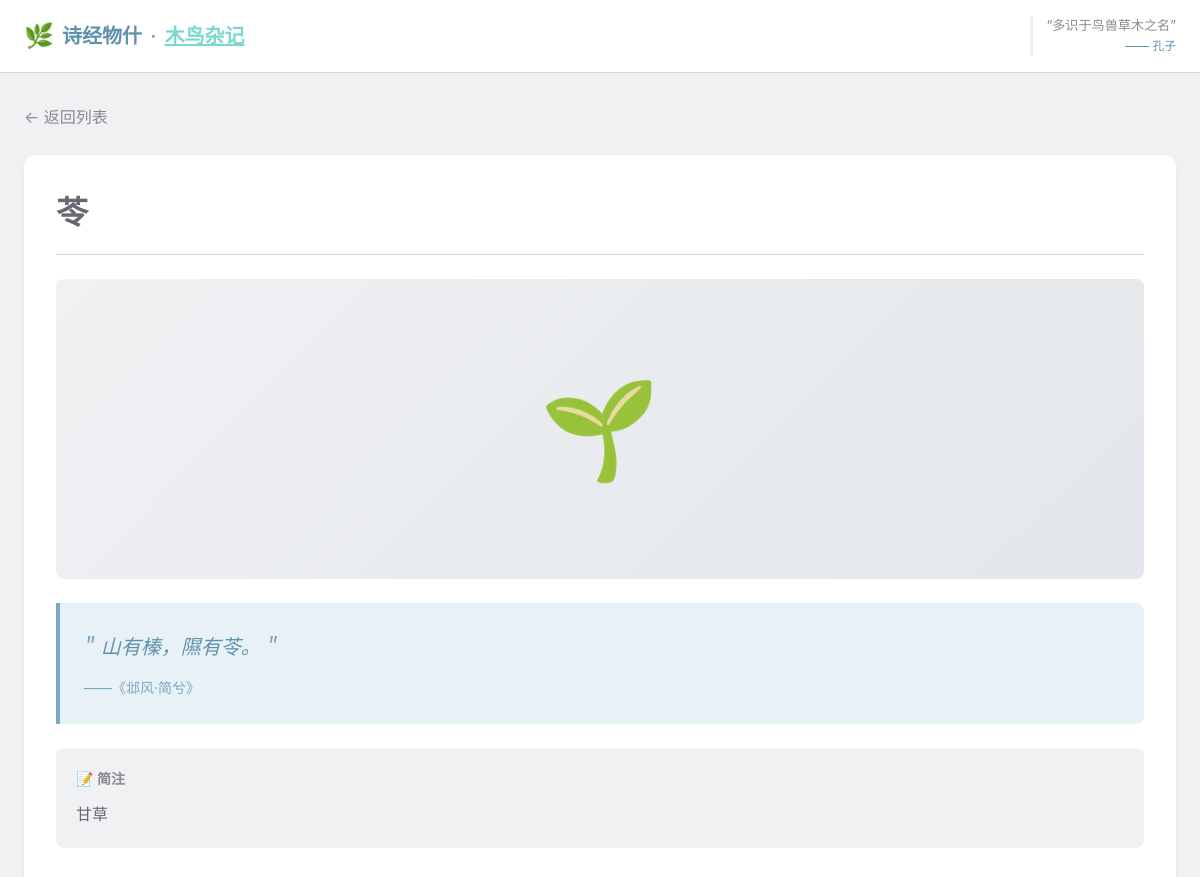
The page /item/32 (upper part) on the database as committed earlier.
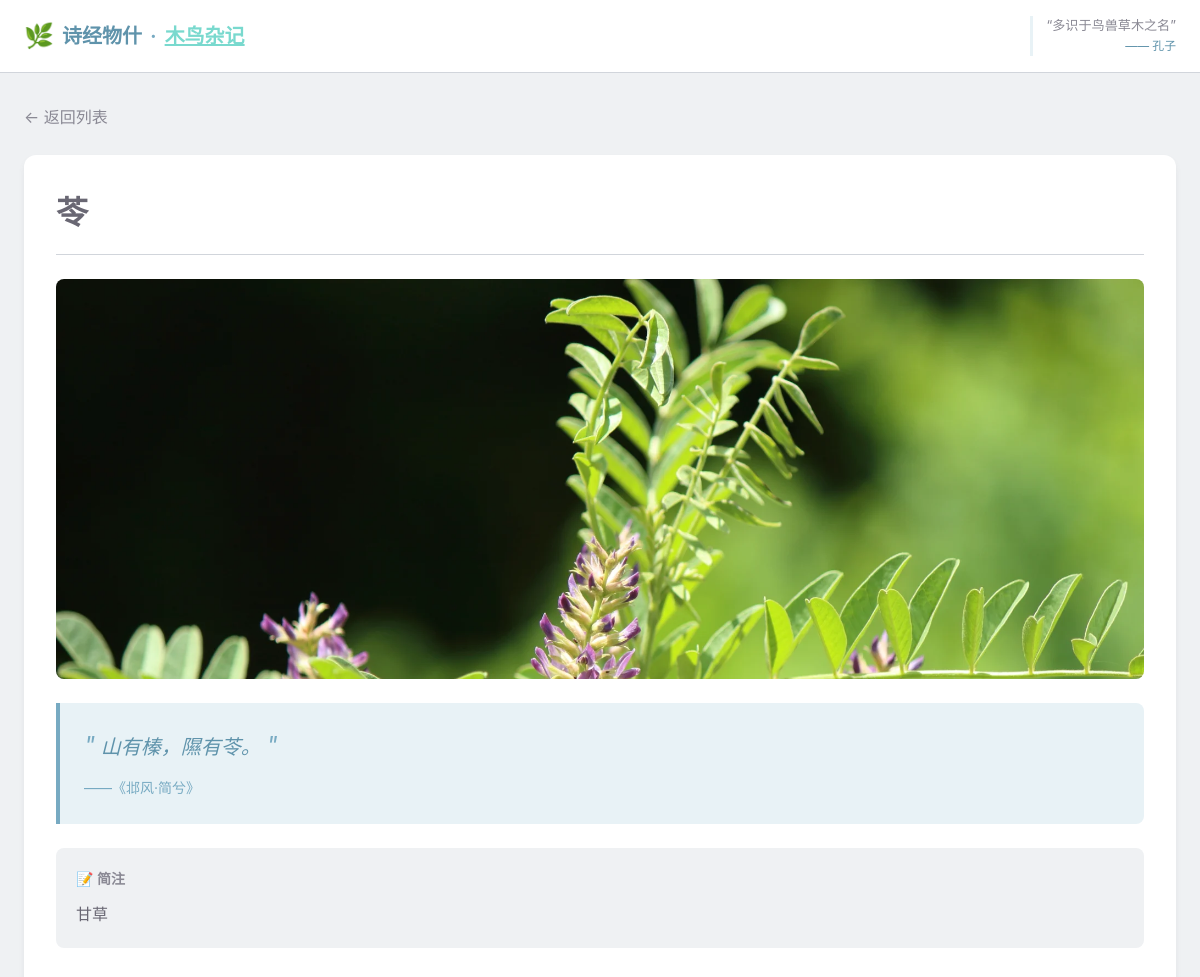
The same page on the database as committed later.
### shijing_things/models/models.py (models this page shows, shortened)
class ShijingItem(Base):
    __tablename__ = "shijing_items"
    id = Column(Integer, primary_key=True, index=True)
    name = Column(String(100), nullable=False, index=True)
    category = Column(String(10), nullable=False, index=True)  # 草、木、鸟、兽、虫、鱼
    title = Column(String(100), nullable=False, index=True)  # 所属诗篇标题
    chapter = Column(String(50), nullable=False, index=True)  # 章节（如：国风、小雅）
    section = Column(String(50), nullable=False, index=True)  # 部分（如：周南、鹿鸣之什）
    poem_id = Column(Integer, nullable=False, index=True)  # 诗篇ID
    quote = Column(Text, nullable=False)  # 引用诗句
    description = Column(Text, nullable=True)  # 简要注释
    image_url = Column(String(255), nullable=True, default="")  # 图片路径
    modern_name = Column(String(255), nullable=True, default="")  # 今名
    taxonomy = Column(String(255), nullable=True, default="")  # 纲目属
    symbolism = Column(Text, nullable=True, default="")  # 寓意
    wiki_link = Column(String(255), nullable=True, default="")  # 百科链接

### shijing_things/routers/pages.py (the view)
@router.get("/item/{item_id}", response_class=HTMLResponse)
def item_detail(item_id: int, request: Request, db: Session = Depends(get_db)):
    item = crud_item.get(db, item_id=item_id)
    if not item:
        raise HTTPException(status_code=404, detail="事物不存在")
    poem = crud_poem.get_by_title(db, title=item.title)
    poem_content = []
    if poem:
        try:
            poem_content = json.loads(poem.content)
        except:
            poem_content = []
    return templates.TemplateResponse("detail.html", {
        "request": request,
        "item": item,
        "poem": poem,
        "poem_content": poem_content,
        "is_admin": is_admin(request),
        "is_oauth_user": is_oauth_user(request),
        "github_login_url": f"/auth/login?next={request.url.path}",
        "wechat_login_url": f"/auth/login?provider=wechat&next={request.url.path}",
        "comment_login_page_url": f"/login?next={request.url.path}",
        "comment_user_name": request.session.get("comment_nickname") or request.session.get("comment_username") or "登录用户",
        "comment_user_avatar": request.session.get("comment_avatar_url") or "",
        "comment_auth_label": get_comment_auth_label(request),
        "google_login_url": f"/auth/login?provider=google&next={request.url.path}",
        "google_oauth_enabled": bool(settings.google_client_id and settings.google_client_secret),
        "wechat_oauth_enabled": bool(settings.wechat_app_id and settings.wechat_app_secret),
    })

### shijing_things/templates/detail.html (shortened to what this page needs)
{% extends "base.html" %}
{% block content %}
<div class="container">
    <a href="/" class="back-link">← 返回列表</a>
    <article class="detail-card">
        <header class="detail-header">
            <h1 class="detail-title">
                {{ item.name }}
                <span class="category-badge category-{{ item.category }}">{{ item.category }}类</span>
            </h1>
        </header>
        <div class="detail-body">
            <div class="detail-image">
                {% if item.image_url %}
                <img src="{{ item.image_url }}" alt="{{ item.name }}">
                {% else %}
                <div class="detail-placeholder">
                    {{
                        '🌱' if item.category == '草' else
                        '🌳' if item.category == '木' else
                        '🦅' if item.category == '鸟' else
                        '🦌' if item.category == '兽' else
                        '🦋' if item.category == '虫' else
                        '🐟'
                    }}
                </div>
                {% endif %}
            </div>
            <blockquote class="detail-quote">
                <span class="quote-mark">"</span>
                {{ item.quote }}
                <span class="quote-mark">"</span>
                <cite>——《{{ item.section }}·{{ item.title }}》</cite>
            </blockquote>
            <div class="detail-info">
                {% if item.description %}
                <div class="info-description">
                    <h3>📝 简注</h3>
                    <p>{{ item.description }}</p>
                </div>
                {% endif %}
            </div>
        </div>
    </article>
</div>
{% endblock %}

### shijing_things/templates/base.html (shortened to what this page needs)
<!DOCTYPE html>
<html lang="zh-CN">
<head>
    <link rel="stylesheet" href="/static/css/style.css">
</head>
<body>
    <header class="header">
        <div class="container">
            <div class="header-content">
                <div class="logo-wrap">
                    <a href="/" class="logo">
                        <span class="logo-icon">🌿</span>
                        <span class="logo-text">诗经物什</span>
                    </a>
                    <span class="logo-separator">·</span>
                    <a href="https://www.qtmuniao.com/about" target="_blank" rel="noopener" class="logo-author">木鸟杂记</a>
                </div>
                <blockquote class="header-quote">
                    <p>“多识于鸟兽草木之名”</p>
                    <cite>—— 孔子</cite>
                </blockquote>
            </div>
        </div>
    </header>
    <main class="main">
        {% block content %}{% endblock %}
    </main>
</body>
</html>

Rows that differ between the two databases and show on the page:
changed ShijingItem "山有榛，隰有苓。": image_url: picture added; image_url empty → "/static/img/32_苓.jpg" (drawn); category "🌱" → (not shown)
